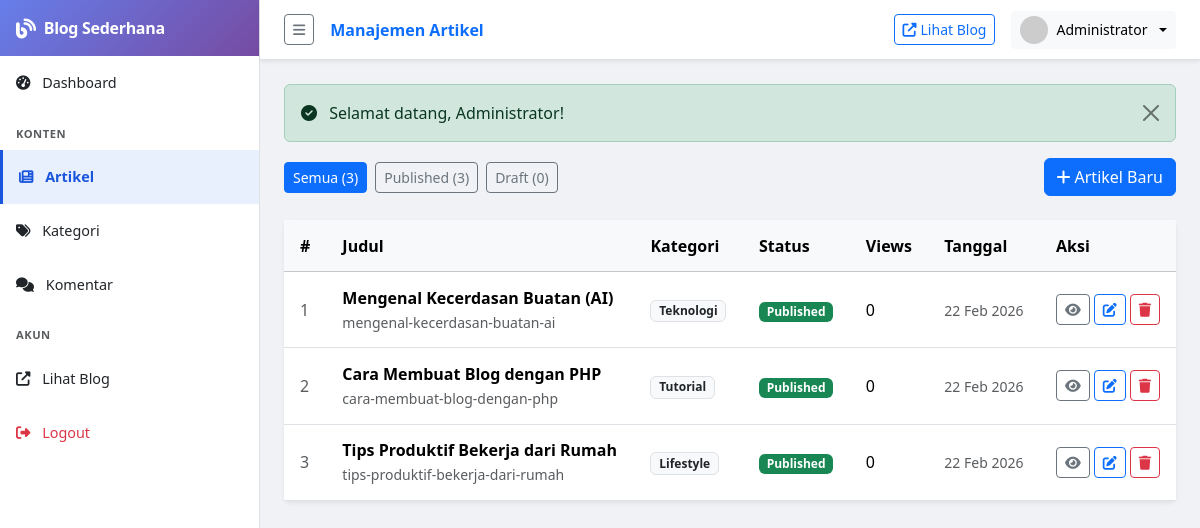
Page /admin/articles/index.php (signed in) on the committed database.
### tables this page shows
CREATE TABLE IF NOT EXISTS articles (
    id INT AUTO_INCREMENT PRIMARY KEY,
    category_id INT,
    title VARCHAR(255) NOT NULL,
    slug VARCHAR(255) NOT NULL UNIQUE,
    excerpt TEXT,
    content LONGTEXT NOT NULL,
    image VARCHAR(255),
    status ENUM('draft', 'published') DEFAULT 'draft',
    views INT DEFAULT 0,
    created_at TIMESTAMP DEFAULT CURRENT_TIMESTAMP,
    updated_at TIMESTAMP DEFAULT CURRENT_TIMESTAMP ON UPDATE CURRENT_TIMESTAMP,
    FOREIGN KEY (category_id) REFERENCES categories(id) ON DELETE SET NULL
);

CREATE TABLE IF NOT EXISTS categories (
    id INT AUTO_INCREMENT PRIMARY KEY,
    name VARCHAR(100) NOT NULL,
    slug VARCHAR(100) NOT NULL UNIQUE, 
    description TEXT,
    created_at TIMESTAMP DEFAULT CURRENT_TIMESTAMP
);

### includes/functions.php (called while the page is built, shortened)
<?php
function countArticles($status = 'published') {
    $db = getDB();
    $stmt = $db->prepare("SELECT COUNT(*) FROM articles WHERE status = ?");
    $stmt->execute([$status]);
    return $stmt->fetchColumn();
}
function formatDate($date, $format = 'd M Y') {
    $months = ['Jan','Feb','Mar','Apr','Mei','Jun','Jul','Agu','Sep','Okt','Nov','Des'];
    $d = date('d', strtotime($date));
    $m = $months[(int)date('m', strtotime($date)) - 1];
    $y = date('Y', strtotime($date));
    return "$d $m $y";
}
function truncate($text, $length = 150) {
    $text = strip_tags($text);
    if (strlen($text) <= $length) return $text;
    return substr($text, 0, $length) . '...';
}
function sanitize($input) {
    return htmlspecialchars(trim($input), ENT_QUOTES, 'UTF-8');
}

### admin/articles/index.php (the view, shortened to what this page needs)
<?php
require_once dirname(dirname(__DIR__)) . '/includes/functions.php';
$db = getDB();
$statusFilter = $_GET['status'] ?? 'all';
if ($statusFilter === 'all') {
    $articles = $db->query("SELECT a.*, c.name as category_name FROM articles a LEFT JOIN categories c ON a.category_id = c.id ORDER BY a.created_at DESC")->fetchAll();
} else {
    $stmt = $db->prepare("SELECT a.*, c.name as category_name FROM articles a LEFT JOIN categories c ON a.category_id = c.id WHERE a.status = ? ORDER BY a.created_at DESC");
    $stmt->execute([$statusFilter]);
    $articles = $stmt->fetchAll();
}
require_once dirname(__DIR__) . '/includes/admin_header.php';
?>
<div class="d-flex justify-content-between align-items-center mb-4">
    <div class="d-flex gap-2">
        <a href="?status=all" class="btn btn-sm <?= $statusFilter === 'all' ? 'btn-primary' : 'btn-outline-secondary' ?>">Semua (<?= countArticles('published') + countArticles('draft') ?>)</a>
        <a href="?status=published" class="btn btn-sm <?= $statusFilter === 'published' ? 'btn-success' : 'btn-outline-secondary' ?>">Published (<?= countArticles('published') ?>)</a>
        <a href="?status=draft" class="btn btn-sm <?= $statusFilter === 'draft' ? 'btn-secondary' : 'btn-outline-secondary' ?>">Draft (<?= countArticles('draft') ?>)</a>
    </div>
    <a href="<?= SITE_URL ?>/admin/articles/create.php" class="btn btn-primary">
        <i class="fas fa-plus me-1"></i>Artikel Baru
    </a>
</div>
<div class="card border-0 shadow-sm">
    <div class="card-body p-0">
        <div class="table-responsive">
            <table class="table table-hover mb-0">
                <thead class="table-light">
                    <tr>
                        <th width="40">#</th>
                        <th>Judul</th>
                        <th>Kategori</th>
                        <th>Status</th>
                        <th>Views</th>
                        <th>Tanggal</th>
                        <th width="120">Aksi</th>
                    </tr>
                </thead>
                <tbody>
                    <?php if (empty($articles)): ?>
                    <tr><td colspan="7" class="text-center text-muted py-4">Belum ada artikel.</td></tr>
                    <?php else: ?>
                    <?php foreach ($articles as $i => $a): ?>
                    <tr>
                        <td class="text-muted"><?= $i + 1 ?></td>
                        <td>
                            <div class="fw-semibold"><?= sanitize(truncate($a['title'], 50)) ?></div>
                            <small class="text-muted"><?= sanitize($a['slug']) ?></small>
                        </td>
                        <td><span class="badge bg-light text-dark border"><?= sanitize($a['category_name'] ?? 'Tanpa Kategori') ?></span></td>
                        <td>
                            <?php if ($a['status'] === 'published'): ?>
                            <span class="badge bg-success">Published</span>
                            <?php else: ?>
                            <span class="badge bg-secondary">Draft</span>
                            <?php endif; ?>
                        </td>
                        <td><?= number_format($a['views']) ?></td>
                        <td><small class="text-muted"><?= formatDate($a['created_at']) ?></small></td>
                        <td>
                            <div class="d-flex gap-1">
                                <a href="<?= SITE_URL ?>/article.php?slug=<?= $a['slug'] ?>" target="_blank" class="btn btn-sm btn-outline-secondary py-1 px-2" title="Lihat">
                                    <i class="fas fa-eye"></i>
                                </a>
                                <a href="<?= SITE_URL ?>/admin/articles/edit.php?id=<?= $a['id'] ?>" class="btn btn-sm btn-outline-primary py-1 px-2" title="Edit">
                                    <i class="fas fa-edit"></i>
                                </a>
                                <a href="<?= SITE_URL ?>/admin/articles/delete.php?id=<?= $a['id'] ?>" class="btn btn-sm btn-outline-danger py-1 px-2" title="Hapus" onclick="return confirm('Yakin hapus artikel ini?')">
                                    <i class="fas fa-trash"></i>
                                </a>
                            </div>
                        </td>
                    </tr>
                    <?php endforeach; ?>
                    <?php endif; ?>
                </tbody>
            </table>
        </div>
    </div>
</div>
<?php require_once dirname(__DIR__) . '/includes/admin_footer.php'; ?>

### assets/css/admin.css (style rules this page uses)
body.admin-body { background-color: #f0f2f5; }
.table > :not(caption) > * > * { padding: 0.85rem 1rem; vertical-align: middle; }

### rows in the picture
articles: title "Mengenal Kecerdasan Buatan (AI)", slug "mengenal-kecerdasan-buatan-ai", category.name "Teknologi", status "Published", views "0", created_at "22 Feb 2026"
articles: title "Cara Membuat Blog dengan PHP", slug "cara-membuat-blog-dengan-php", category.name "Tutorial", status "Published", views "0", created_at "22 Feb 2026"
articles: title "Tips Produktif Bekerja dari Rumah", slug "tips-produktif-bekerja-dari-rumah", category.name "Lifestyle", status "Published", views "0", created_at "22 Feb 2026"

### other values in the picture
SITE_NAME "Blog Sederhana"
$pageTitle "Manajemen Artikel"
$_SESSION['admin_name'] "Administrator"
$flash['message'] "Selamat datang, Administrator!"
countArticles('published') + countArticles('draft') "3"
countArticles('published') "3"
countArticles('draft') "0"
